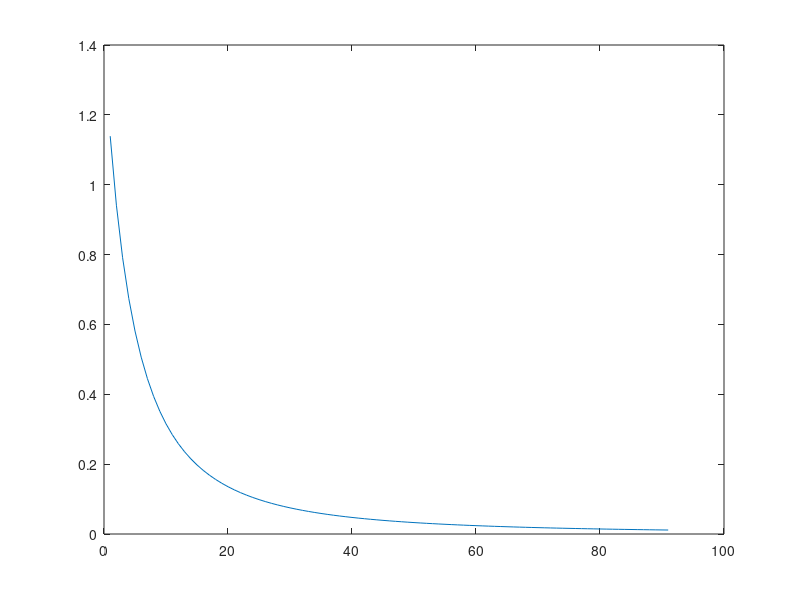

MATLAB code for this plot: (Note: this script raises an error after producing the figure.)
%Create an array according to the equation F=(6.7*85*20)/(r^2).
%Also load array from file then show the difference between matlab's and the loaded one (created using QBASIC). The two arrays are plotted on an x-axis starting from 0 rather than from 100.
%5 September 2011, part of the gravitational shell project.

a=100:10:1000
b=a
b=b.*0
b=b+1
b=b.*6.7
b=b.*85
b=b.*20
c=a.*a
d=b./c
plot(d)
load grav.txt
figure
plot(grav)
e=grav'-d
figure
plot(e)
title('Difference in precision')
